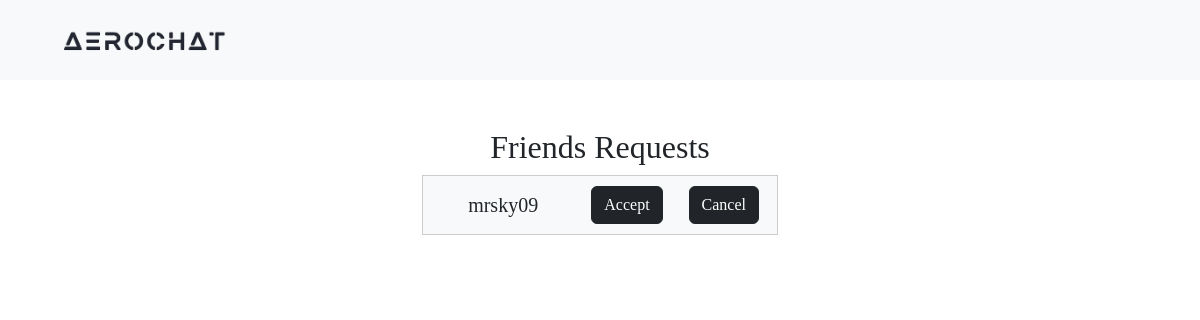
Before: /requests/ (signed in) with the older database file.
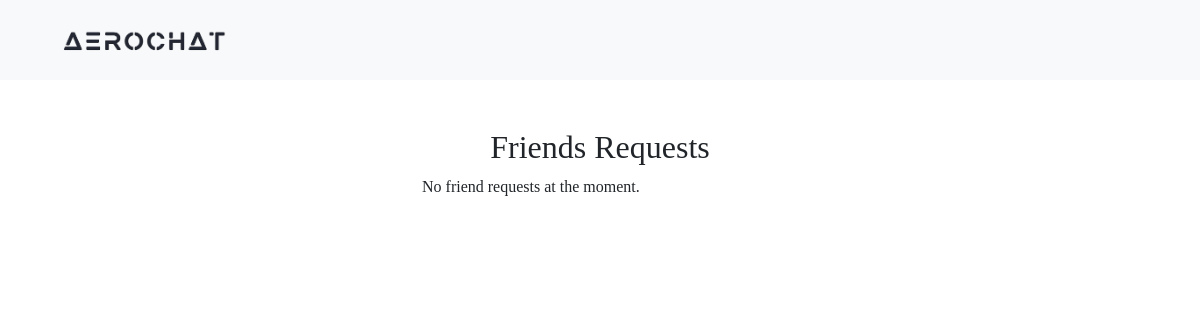
After: the same page with the newer database file.
### AeroApp/models.py (models this page shows)
class FriendRequest(models.Model):
    from_user = models.ForeignKey(User, related_name='sent_friend_requests', on_delete=models.CASCADE)
    to_user = models.ForeignKey(User, related_name='received_friend_requests', on_delete=models.CASCADE)
    created_at = models.DateTimeField(auto_now_add=True)

class User(AbstractUser):
    full_name = models.CharField(max_length=50)
    otp = models.CharField(max_length=10, blank=True, null=True)
    Bio = models.CharField(max_length=300, null=True)

### AeroApp/views.py (the view)
# urls.py: path('requests/', views.PandingRequest , name='requests'),
@login_required
def PandingRequest(request):
    friend_requests = FriendRequest.objects.filter(to_user=request.user)
    friend_requests_dict = {'friend_requests': list(friend_requests)}
    return render(request, 'pending_request.html', friend_requests_dict)

### AeroApp/templates/pending_request.html (shortened to what this page needs)
<!DOCTYPE html>
<html lang="en">
{% load static %}
<head>
  <link href="https://cdn.jsdelivr.net/npm/bootstrap@5.3.0-alpha1/dist/css/bootstrap.min.css" rel="stylesheet">
</head>
<body>
<nav class="navbar navbar-expand-lg navbar-light">
    <div class="container">
        <a class="navbar-brand" href="{% url 'home' %}">
            <img src="{% static 'logo.png' %}" alt="logo of AeroChat" class="logo-img">
        </a>
    </div>
</nav>
<div class="container mt-5">
  <div class="row justify-content-center">
      <div class="col-md-4">
          <div class="logo-container">
              <h2>Friends Requests</h2>
          </div>
          {% if friend_requests %}
              {% for request in friend_requests %}
                  <div class="user-box">
                      <span>{{ request.from_user.username }}</span>
                      <form method="post" action="{% url 'accept-friend-request' request.id %}" >
                        <button type="submit" class="btn btn-dark mx-2">Accept</button>
                      </form>
                      <form method="post" action="{% url 'reject-friend-request' request.id %}" >
                        <button type="submit" class="btn btn-dark mx-2">Cancel</button>
                      </form>
                  </div>
              {% endfor %}
          {% else %}
          <p>No friend requests at the moment.</p>
          {% endif %}
      </div>
  </div>
</div>
</body>
</html>

### AeroApp/templates/pending_request.html (style rules this page uses)
body { font-family: "Ubuntu"; }
.logo-container { text-align: center; }
.logo-img { max-width: 300px; }
.navbar { background-color: #f8f9fa; padding: 5px 15px; margin: 0px; }
.navbar-brand { font-size: 20px; color: #212529; }
.logo-img { width: 100%; max-width: 200px; }

Changed rows visible on the page:
removed FriendRequest: from_user.username "mrsky09"
Other visible differences:
text now shown: "No friend requests at the moment."
